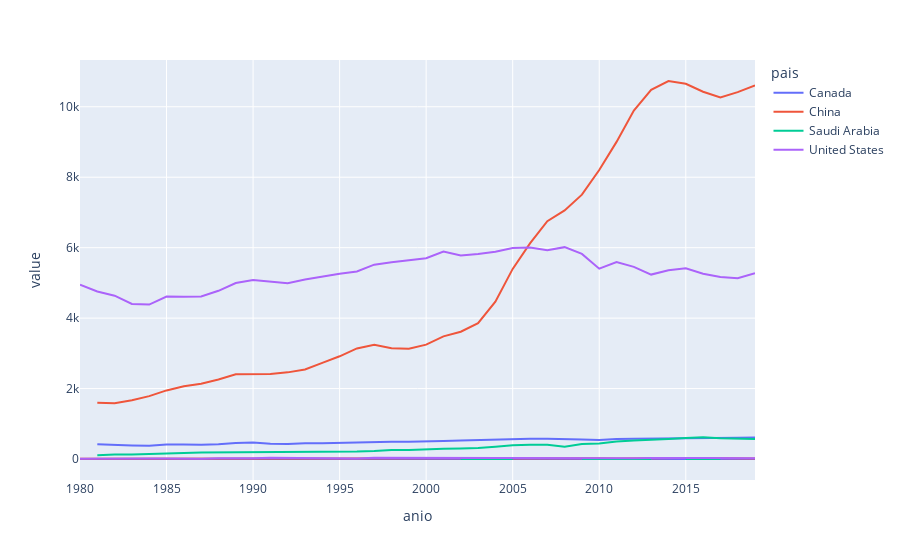

The code cell stored with this chart in its notebook:
### Code cell
fig = px.line(df3,x='anio',y=['frecuencia','co2_emision_co2'],color='pais')
fig.show()

### Figure 1 — Plotly figure (JSON) as saved in the notebook; plotly's stock layout.template omitted (floating-point values rounded to 4 significant figures)
{"data": [{"hovertemplate": "pais=Canada<br>variable=frecuencia<br>anio=%{x}<br>value=%{y}<extra></extra>", "legendgroup": "Canada", "line": {"color": "#636efa", "dash": "solid"}, "marker": {"symbol": "circle"}, "mode": "lines", "name": "Canada", "orientation": "v", "showlegend": true, "type": "scatter", "x": [1980, 1981, 1982, 1983, 1984, 1985, 1986, 1987, 1988, 1989, 1990, 1991, 1992, 1993, 1994, 1995, 1996, 1997, 1998, 1999, 2000, 2001, 2002, 2003, 2004, 2005, 2006, 2007, 2008, 2009, 2010, 2011, 2012, 2013, 2014, 2015, 2016, 2017, 2018, 2019], "xaxis": "x", "y": [1, 1, 1, 1, 1, 2, 4, 3, 2, 2, 1, 1, 2, 1, 3, 4, 2, 3, 3, 3, 1, 2, 2, 7, 4, 5, 5, 3, 2, 3, 1, 4, 3, 3, 2, 1, 2, 3, 4, 2], "yaxis": "y"}, {"hovertemplate": "pais=Canada<br>variable=co2_emision_co2<br>anio=%{x}<br>value=%{y}<extra></extra>", "legendgroup": "Canada", "line": {"color": "#636efa", "dash": "solid"}, "marker": {"symbol": "circle"}, "mode": "lines", "name": "Canada", "orientation": "v", "showlegend": false, "type": "scatter", "x": [1980, 1981, 1982, 1983, 1984, 1985, 1986, 1987, 1988, 1989, 1990, 1991, 1992, 1993, 1994, 1995, 1996, 1997, 1998, 1999, 2000, 2001, 2002, 2003, 2004, 2005, 2006, 2007, 2008, 2009, 2010, 2011, 2012, 2013, 2014, 2015, 2016, 2017, 2018, 2019], "xaxis": "x", "y": [null, 422.6, 398.9, 386.3, 375.0, 409.9, 410.5, 404.4, 422.7, 455.9, 467.7, 432.8, 425.9, 448.6, 447.6, 460.9, 468.1, 479.2, 492.3, 488.9, 508.9, 511.9, 524.4, 537.0, 565.0, 571.4, 573.3, 575.6, 574.8, 556.8, 541.5, 570.8, 575.3, 578.0, 588.0, 589.6, 591.0, 579.4, 601.4, 613.1], "yaxis": "y"}, {"hovertemplate": "pais=China<br>variable=frecuencia<br>anio=%{x}<br>value=%{y}<extra></extra>", "legendgroup": "China", "line": {"color": "#EF553B", "dash": "solid"}, "marker": {"symbol": "circle"}, "mode": "lines", "name": "China", "orientation": "v", "showlegend": true, "type": "scatter", "x": [1980, 1981, 1982, 1983, 1984, 1985, 1986, 1987, 1988, 1989, 1990, 1991, 1992, 1993, 1994, 1995, 1996, 1997, 1998, 1999, 2000, 2001, 2002, 2003, 2004, 2005, 2006, 2007, 2008, 2009, 2010, 2011, 2012, 2013, 2014, 2015, 2016, 2017, 2018, 2019], "xaxis": "x", "y": [5, 7, 6, 7, 6, 12, 10, 12, 15, 9, 14, 10, 16, 16, 15, 12, 16, 17, 11, 18, 24, 27, 24, 16, 18, 28, 30, 19, 23, 24, 21, 13, 22, 34, 33, 31, 30, 26, 20, 13], "yaxis": "y"}, {"hovertemplate": "pais=China<br>variable=co2_emision_co2<br>anio=%{x}<br>value=%{y}<extra></extra>", "legendgroup": "China", "line": {"color": "#EF553B", "dash": "solid"}, "marker": {"symbol": "circle"}, "mode": "lines", "name": "China", "orientation": "v", "showlegend": false, "type": "scatter", "x": [1980, 1981, 1982, 1983, 1984, 1985, 1986, 1987, 1988, 1989, 1990, 1991, 1992, 1993, 1994, 1995, 1996, 1997, 1998, 1999, 2000, 2001, 2002, 2003, 2004, 2005, 2006, 2007, 2008, 2009, 2010, 2011, 2012, 2013, 2014, 2015, 2016, 2017, 2018, 2019], "xaxis": "x", "y": [null, 1597.0, 1587.0, 1671.0, 1786.0, 1948.0, 2067.0, 2140.0, 2260.0, 2406.0, 2413.0, 2417.0, 2460.0, 2541.0, 2731.0, 2916.0, 3140.0, 3240.0, 3144.0, 3132.0, 3248.0, 3483.0, 3615.0, 3857.0, 4469.0, 5398.0, 6120.0, 6751.0, 7058.0, 7505.0, 8204.0, 9004.0, 9893.0, 10480.0, 10732, 10650.0, 10430.0, 10260.0, 10410.0, 10610.0], "yaxis": "y"}, {"hovertemplate": "pais=Saudi Arabia<br>variable=frecuencia<br>anio=%{x}<br>value=%{y}<extra></extra>", "legendgroup": "Saudi Arabia", "line": {"color": "#00cc96", "dash": "solid"}, "marker": {"symbol": "circle"}, "mode": "lines", "name": "Saudi Arabia", "orientation": "v", "showlegend": true, "type": "scatter", "x": [1980, 1981, 1982, 1983, 1984, 1985, 1986, 1987, 1988, 1989, 1990, 1991, 1992, 1993, 1994, 1995, 1996, 1997, 1998, 1999, 2000, 2001, 2002, 2003, 2004, 2005, 2006, 2007, 2008, 2009, 2010, 2011, 2012, 2013, 2014, 2015, 2016, 2017, 2018, 2019], "xaxis": "x", "y": [null, null, 1, null, null, 1, null, null, null, null, null, null, null, null, null, null, null, null, null, null, null, null, 1, 2, 1, 2, null, null, null, 1, 2, 1, 1, 2, null, 2, 3, 1, null, 3], "yaxis": "y"}, {"hovertemplate": "pais=Saudi Arabia<br>variable=co2_emision_co2<br>anio=%{x}<br>value=%{y}<extra></extra>", "legendgroup": "Saudi Arabia", "line": {"color": "#00cc96", "dash": "solid"}, "marker": {"symbol": "circle"}, "mode": "lines", "name": "Saudi Arabia", "orientation": "v", "showlegend": false, "type": "scatter", "x": [1980, 1981, 1982, 1983, 1984, 1985, 1986, 1987, 1988, 1989, 1990, 1991, 1992, 1993, 1994, 1995, 1996, 1997, 1998, 1999, 2000, 2001, 2002, 2003, 2004, 2005, 2006, 2007, 2008, 2009, 2010, 2011, 2012, 2013, 2014, 2015, 2016, 2017, 2018, 2019], "xaxis": "x", "y": [null, 107.1, 128.3, 126.9, 136.2, 157.4, 173.8, 185.4, 187.6, 194.1, 191.4, 198.8, 202.8, 213.7, 214.5, 221.0, 212.7, 227.2, 253.0, 255.9, 263.7, 289.7, 301.3, 311.3, 346.9, 388.9, 404.8, 406.1, 348.4, 425.9, 442.0, 497.2, 524.4, 555.6, 568.7, 595.0, 621.0, 589.4, 584.2, 568.0], "yaxis": "y"}, {"hovertemplate": "pais=United States<br>variable=frecuencia<br>anio=%{x}<br>value=%{y}<extra></extra>", "legendgroup": "United States", "line": {"color": "#ab63fa", "dash": "solid"}, "marker": {"symbol": "circle"}, "mode": "lines", "name": "United States", "orientation": "v", "showlegend": true, "type": "scatter", "x": [1980, 1981, 1982, 1983, 1984, 1985, 1986, 1987, 1988, 1989, 1990, 1991, 1992, 1993, 1994, 1995, 1996, 1997, 1998, 1999, 2000, 2001, 2002, 2003, 2004, 2005, 2006, 2007, 2008, 2009, 2010, 2011, 2012, 2013, 2014, 2015, 2016, 2017, 2018, 2019], "xaxis": "x", "y": [7, 4, 13, 9, 14, 15, 6, 9, 22, 17, 21, 35, 29, 28, 14, 18, 15, 33, 32, 22, 30, 26, 29, 22, 20, 16, 28, 23, 21, 17, 15, 23, 25, 28, 19, 29, 26, 24, 19, 20], "yaxis": "y"}, {"hovertemplate": "pais=United States<br>variable=co2_emision_co2<br>anio=%{x}<br>value=%{y}<extra></extra>", "legendgroup": "United States", "line": {"color": "#ab63fa", "dash": "solid"}, "marker": {"symbol": "circle"}, "mode": "lines", "name": "United States", "orientation": "v", "showlegend": false, "type": "scatter", "x": [1980, 1981, 1982, 1983, 1984, 1985, 1986, 1987, 1988, 1989, 1990, 1991, 1992, 1993, 1994, 1995, 1996, 1997, 1998, 1999, 2000, 2001, 2002, 2003, 2004, 2005, 2006, 2007, 2008, 2009, 2010, 2011, 2012, 2013, 2014, 2015, 2016, 2017, 2018, 2019], "xaxis": "x", "y": [4947.0, 4756.0, 4637.0, 4404.0, 4384.0, 4613.0, 4605.0, 4616.0, 4776.0, 4998.0, 5085.0, 5038.0, 4993.0, 5094.0, 5186.0, 5263.0, 5324.0, 5518.0, 5589.0, 5637.0, 5700.0, 5889.0, 5778.0, 5820.0, 5886.0, 5994.0, 6007.0, 5929.0, 6016.0, 5823.0, 5404.0, 5594.0, 5455.0, 5236.0, 5359.0, 5414.0, 5262.0, 5170.0, 5131.0, 5277.0], "yaxis": "y"}], "layout": {"legend": {"title": {"text": "pais"}, "tracegroupgap": 0}, "margin": {"t": 60}, "xaxis": {"anchor": "y", "domain": [0, 1], "title": {"text": "anio"}}, "yaxis": {"anchor": "x", "domain": [0, 1], "title": {"text": "value"}}}}
